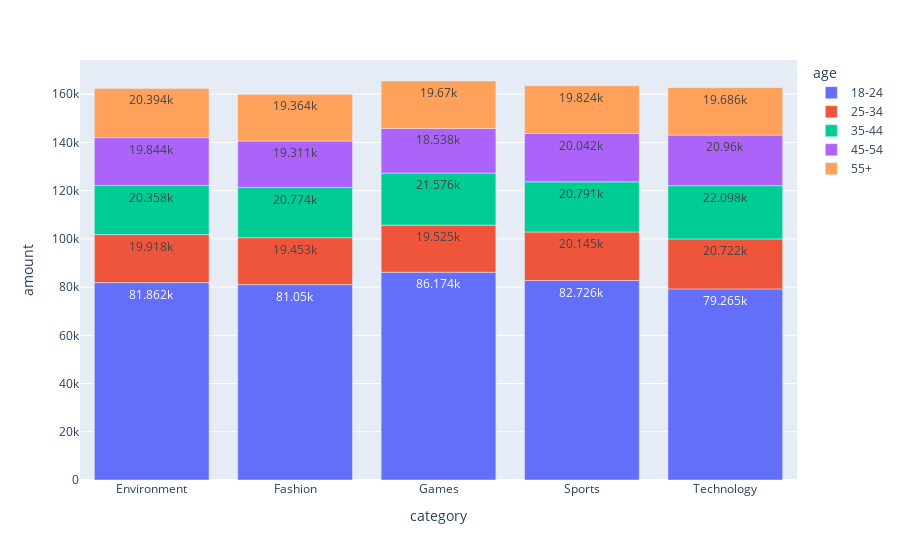

The cell this chart's notebook holds for it:
### Code cell
import plotly.express as px
age = df.groupby(['category', 'age'])['amount'].sum().reset_index()

fig = px.bar(age, x='category', y='amount', color='age', text_auto=True)
fig.show()

### Figure 1 — Plotly figure (JSON) as saved in the notebook; plotly's stock layout.template omitted (floating-point values rounded to 4 significant figures)
{"data": [{"alignmentgroup": "True", "hovertemplate": "age=18-24<br>category=%{x}<br>amount=%{y}<extra></extra>", "legendgroup": "18-24", "marker": {"color": "#636efa", "pattern": {"shape": ""}}, "name": "18-24", "offsetgroup": "18-24", "orientation": "v", "showlegend": true, "textposition": "auto", "texttemplate": "%{y}", "type": "bar", "x": ["Environment", "Fashion", "Games", "Sports", "Technology"], "xaxis": "x", "y": [81862, 81050, 86174, 82726, 79265], "yaxis": "y"}, {"alignmentgroup": "True", "hovertemplate": "age=25-34<br>category=%{x}<br>amount=%{y}<extra></extra>", "legendgroup": "25-34", "marker": {"color": "#EF553B", "pattern": {"shape": ""}}, "name": "25-34", "offsetgroup": "25-34", "orientation": "v", "showlegend": true, "textposition": "auto", "texttemplate": "%{y}", "type": "bar", "x": ["Environment", "Fashion", "Games", "Sports", "Technology"], "xaxis": "x", "y": [19918, 19453, 19525, 20145, 20722], "yaxis": "y"}, {"alignmentgroup": "True", "hovertemplate": "age=35-44<br>category=%{x}<br>amount=%{y}<extra></extra>", "legendgroup": "35-44", "marker": {"color": "#00cc96", "pattern": {"shape": ""}}, "name": "35-44", "offsetgroup": "35-44", "orientation": "v", "showlegend": true, "textposition": "auto", "texttemplate": "%{y}", "type": "bar", "x": ["Environment", "Fashion", "Games", "Sports", "Technology"], "xaxis": "x", "y": [20358, 20774, 21576, 20791, 22098], "yaxis": "y"}, {"alignmentgroup": "True", "hovertemplate": "age=45-54<br>category=%{x}<br>amount=%{y}<extra></extra>", "legendgroup": "45-54", "marker": {"color": "#ab63fa", "pattern": {"shape": ""}}, "name": "45-54", "offsetgroup": "45-54", "orientation": "v", "showlegend": true, "textposition": "auto", "texttemplate": "%{y}", "type": "bar", "x": ["Environment", "Fashion", "Games", "Sports", "Technology"], "xaxis": "x", "y": [19844, 19311, 18538, 20042, 20960], "yaxis": "y"}, {"alignmentgroup": "True", "hovertemplate": "age=55+<br>category=%{x}<br>amount=%{y}<extra></extra>", "legendgroup": "55+", "marker": {"color": "#FFA15A", "pattern": {"shape": ""}}, "name": "55+", "offsetgroup": "55+", "orientation": "v", "showlegend": true, "textposition": "auto", "texttemplate": "%{y}", "type": "bar", "x": ["Environment", "Fashion", "Games", "Sports", "Technology"], "xaxis": "x", "y": [20394, 19364, 19670, 19824, 19686], "yaxis": "y"}], "layout": {"barmode": "relative", "legend": {"title": {"text": "age"}, "tracegroupgap": 0}, "margin": {"t": 60}, "xaxis": {"anchor": "y", "domain": [0, 1], "title": {"text": "category"}}, "yaxis": {"anchor": "x", "domain": [0, 1], "title": {"text": "amount"}}}}
